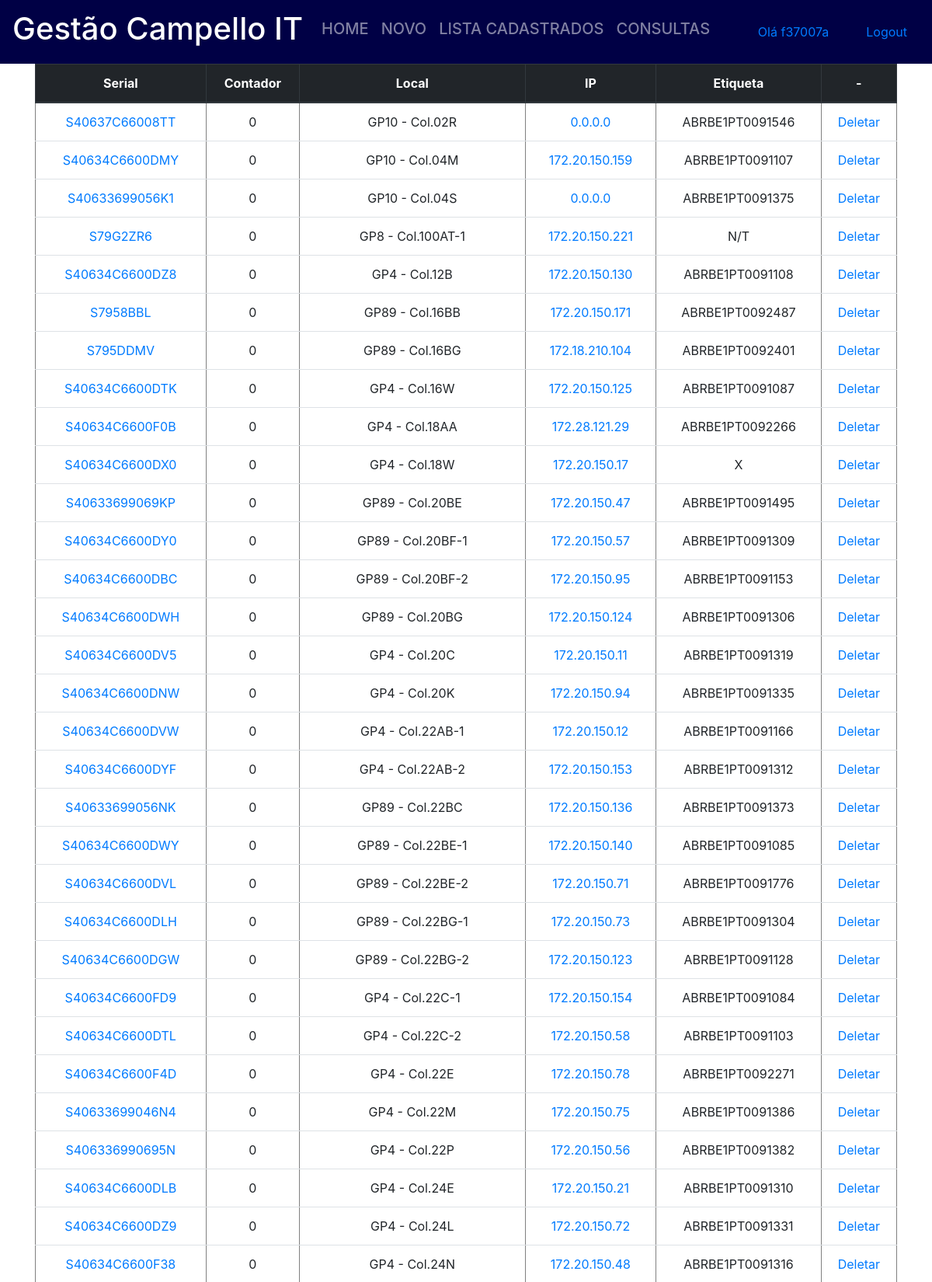
/printers/lista/ (signed in, upper part), run on the app's committed database.
### impressora/models.py (models this page shows, shortened)
class Printer(models.Model):
    serial = models.CharField(max_length=20, primary_key=True)
    ip = models.GenericIPAddressField(null=True)
    modelo = models.CharField(max_length=8, null=True)
    contador = models.IntegerField(null=True)
    etiqueta = models.CharField(max_length=15)
    galpao = models.CharField(max_length=4)
    coluna = models.CharField(max_length=20)
    status = models.CharField(max_length=30, null=True)

### impressora/views.py (the view)
# urls.py: path('lista/', consultaPrinter, name='consultaPrinter'),
@login_required
def consultaPrinter(request):#pega todos as impressoras listadas no banco de dados.
    printer = Printer.objects.all().order_by('coluna')
    return render(request, 'printer_list.html', {'printer': printer})

### impressora/templates/printer_list.html (shortened to what this page needs)
{% extends 'base.html' %}
{% block content %}
    <table border="1" class="table">
        <thead class="thead-dark">
        <th>Serial</th><th>Contador</th><th>Local</th><th>IP</th><th>Etiqueta</th><th>-</th>
            {% for printer in printer %}
            <tr>
                <td><a href="{% url 'atualizar' printer.serial %}">{{ printer.serial }}</a></td></td>
                <td>{{ printer.contador }}</td>
                <td >{{ printer.galpao }} - Col.{{ printer.coluna }}</td>
                <td><a href="//{{ printer.ip }}">{{ printer.ip }}</a></td>
                <td>{{ printer.etiqueta }}</td>
                <td><a href="{% url 'deletar' printer.serial %}">Deletar</a></td>
            </tr>
        </thead>
            {% endfor %}
    </table>
{% endblock content %}

### impressora/templates/base.html (shortened to what this page needs)
<!doctype html>
<html lang="pt">
<head>
    <link rel="stylesheet" href="/static/bootstrap.css">
</head>
<body>
    <nav class="navbar navbar-expand-lg navbar-dark " style="background-color : #000045; margin-bottom: 0%">
            <a class="navbar-brand" href="#"><h1>Gestão Campello IT</h1></a>
            <div class="collapse navbar-collapse" id="navbarSupportedContent">
                <ul class="navbar-nav mr-auto">
                <li class="nav-item">
                    <h5><a class="nav-link" href="/">HOME</a></h5>
                </li>
                <li class="nav-item">
                    <h5><a class="nav-link" href="/printers/novo/">NOVO</a></h5>
                </li>
                <li class="nav-item">
                    <h5><a class="nav-link" href="/printers/lista/">LISTA CADASTRADOS</a></h5>
                </li>
                        <li class="nav-item">
                    <h5><a class="nav-link" href="/printers/consulta/">CONSULTAS</a></h5>
                </li>
                </ul>
                {% if user.is_authenticated %}
                    <div class="nav-link">
                        <a class="nav-link" href="#">Olá {{ user.username }}</a>
                    </div>
                     <div class="nav-link">
                    <a href="/logout/">Logout</a>
                    </div>
                {% else %}
                    <div class="nav-link">
                    <a href="/login/">Login</a>
                    </div>
                {% endif %}
            </div>
    </nav>
            <div class="container">
                {% block content %}
                {% endblock %}
            </div>
</body>
</html>

### data on the page
Printer: serial "S40637C66008TT", contador "0", galpao "GP10", coluna "02R", ip "0.0.0.0", etiqueta "ABRBE1PT0091546"
Printer: serial "S40634C6600DMY", contador "0", galpao "GP10", coluna "04M", ip "172.20.150.159", etiqueta "ABRBE1PT0091107"
Printer: serial "S40633699056K1", contador "0", galpao "GP10", coluna "04S", ip "0.0.0.0", etiqueta "ABRBE1PT0091375"
Printer: serial "S79G2ZR6", contador "0", galpao "GP8", coluna "100AT-1", ip "172.20.150.221", etiqueta "N/T"
Printer: serial "S40634C6600DZ8", contador "0", galpao "GP4", coluna "12B", ip "172.20.150.130", etiqueta "ABRBE1PT0091108"
Printer: serial "S7958BBL", contador "0", galpao "GP89", coluna "16BB", ip "172.20.150.171", etiqueta "ABRBE1PT0092487"
Printer: serial "S795DDMV", contador "0", galpao "GP89", coluna "16BG", ip "172.18.210.104", etiqueta "ABRBE1PT0092401"
Printer: serial "S40634C6600DTK", contador "0", galpao "GP4", coluna "16W", ip "172.20.150.125", etiqueta "ABRBE1PT0091087"
Printer: serial "S40634C6600F0B", contador "0", galpao "GP4", coluna "18AA", ip "172.28.121.29", etiqueta "ABRBE1PT0092266"
Printer: serial "S40634C6600DX0", contador "0", galpao "GP4", coluna "18W", ip "172.20.150.17", etiqueta "X"
Printer: serial "S40633699069KP", contador "0", galpao "GP89", coluna "20BE", ip "172.20.150.47", etiqueta "ABRBE1PT0091495"
Printer: serial "S40634C6600DY0", contador "0", galpao "GP89", coluna "20BF-1", ip "172.20.150.57", etiqueta "ABRBE1PT0091309"
Printer: serial "S40634C6600DBC", contador "0", galpao "GP89", coluna "20BF-2", ip "172.20.150.95", etiqueta "ABRBE1PT0091153"
Printer: serial "S40634C6600DWH", contador "0", galpao "GP89", coluna "20BG", ip "172.20.150.124", etiqueta "ABRBE1PT0091306"
Printer: serial "S40634C6600DV5", contador "0", galpao "GP4", coluna "20C", ip "172.20.150.11", etiqueta "ABRBE1PT0091319"
Printer: serial "S40634C6600DNW", contador "0", galpao "GP4", coluna "20K", ip "172.20.150.94", etiqueta "ABRBE1PT0091335"
Printer: serial "S40634C6600DVW", contador "0", galpao "GP4", coluna "22AB-1", ip "172.20.150.12", etiqueta "ABRBE1PT0091166"
Printer: serial "S40634C6600DYF", contador "0", galpao "GP4", coluna "22AB-2", ip "172.20.150.153", etiqueta "ABRBE1PT0091312"
Printer: serial "S40633699056NK", contador "0", galpao "GP89", coluna "22BC", ip "172.20.150.136", etiqueta "ABRBE1PT0091373"
Printer: serial "S40634C6600DWY", contador "0", galpao "GP89", coluna "22BE-1", ip "172.20.150.140", etiqueta "ABRBE1PT0091085"
Printer: serial "S40634C6600DVL", contador "0", galpao "GP89", coluna "22BE-2", ip "172.20.150.71", etiqueta "ABRBE1PT0091776"
Printer: serial "S40634C6600DLH", contador "0", galpao "GP89", coluna "22BG-1", ip "172.20.150.73", etiqueta "ABRBE1PT0091304"
Printer: serial "S40634C6600DGW", contador "0", galpao "GP89", coluna "22BG-2", ip "172.20.150.123", etiqueta "ABRBE1PT0091128"
Printer: serial "S40634C6600FD9", contador "0", galpao "GP4", coluna "22C-1", ip "172.20.150.154", etiqueta "ABRBE1PT0091084"
Printer: serial "S40634C6600DTL", contador "0", galpao "GP4", coluna "22C-2", ip "172.20.150.58", etiqueta "ABRBE1PT0091103"
Printer: serial "S40634C6600F4D", contador "0", galpao "GP4", coluna "22E", ip "172.20.150.78", etiqueta "ABRBE1PT0092271"
Printer: serial "S40633699046N4", contador "0", galpao "GP4", coluna "22M", ip "172.20.150.75", etiqueta "ABRBE1PT0091386"
Printer: serial "S406336990695N", contador "0", galpao "GP4", coluna "22P", ip "172.20.150.56", etiqueta "ABRBE1PT0091382"
Printer: serial "S40634C6600DLB", contador "0", galpao "GP4", coluna "24E", ip "172.20.150.21", etiqueta "ABRBE1PT0091310"
Printer: serial "S40634C6600DZ9", contador "0", galpao "GP4", coluna "24L", ip "172.20.150.72", etiqueta "ABRBE1PT0091331"
Printer: serial "S40634C6600F38", contador "0", galpao "GP4", coluna "24N", ip "172.20.150.48", etiqueta "ABRBE1PT0091316"

### other printed values
{{ user.username }} "f37007a"
